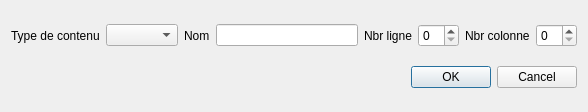
<?xml version="1.0" encoding="UTF-8"?>
<ui version="4.0">
 <class>Matrices</class>
 <widget class="QDialog" name="Matrices">
  <property name="geometry">
   <rect>
    <x>0</x>
    <y>0</y>
    <width>588</width>
    <height>112</height>
   </rect>
  </property>
  <property name="windowTitle">
   <string>Dialog</string>
  </property>
  <layout class="QGridLayout" name="gridLayout">
   <item row="0" column="0" colspan="2">
    <layout class="QHBoxLayout" name="horizontalLayout">
     <item>
      <widget class="QLabel" name="label">
       <property name="text">
        <string>Type de contenu</string>
       </property>
      </widget>
     </item>
     <item>
      <widget class="QComboBox" name="contenu"/>
     </item>
     <item>
      <widget class="QLabel" name="label_2">
       <property name="text">
        <string>Nom</string>
       </property>
      </widget>
     </item>
     <item>
      <widget class="QLineEdit" name="nom"/>
     </item>
     <item>
      <widget class="QLabel" name="label_3">
       <property name="text">
        <string>Nbr ligne</string>
       </property>
      </widget>
     </item>
     <item>
      <widget class="QSpinBox" name="nbrligne"/>
     </item>
     <item>
      <widget class="QLabel" name="nbrclonne">
       <property name="text">
        <string>Nbr colonne</string>
       </property>
      </widget>
     </item>
     <item>
      <widget class="QSpinBox" name="spinBox_2"/>
     </item>
    </layout>
   </item>
   <item row="1" column="0">
    <spacer name="horizontalSpacer">
     <property name="orientation">
      <enum>Qt::Horizontal</enum>
     </property>
     <property name="sizeHint" stdset="0">
      <size>
       <width>279</width>
       <height>20</height>
      </size>
     </property>
    </spacer>
   </item>
   <item row="1" column="1">
    <widget class="QDialogButtonBox" name="buttonBox">
     <property name="standardButtons">
      <set>QDialogButtonBox::Cancel|QDialogButtonBox::Ok</set>
     </property>
    </widget>
   </item>
  </layout>
 </widget>
 <resources/>
 <connections/>
</ui>
